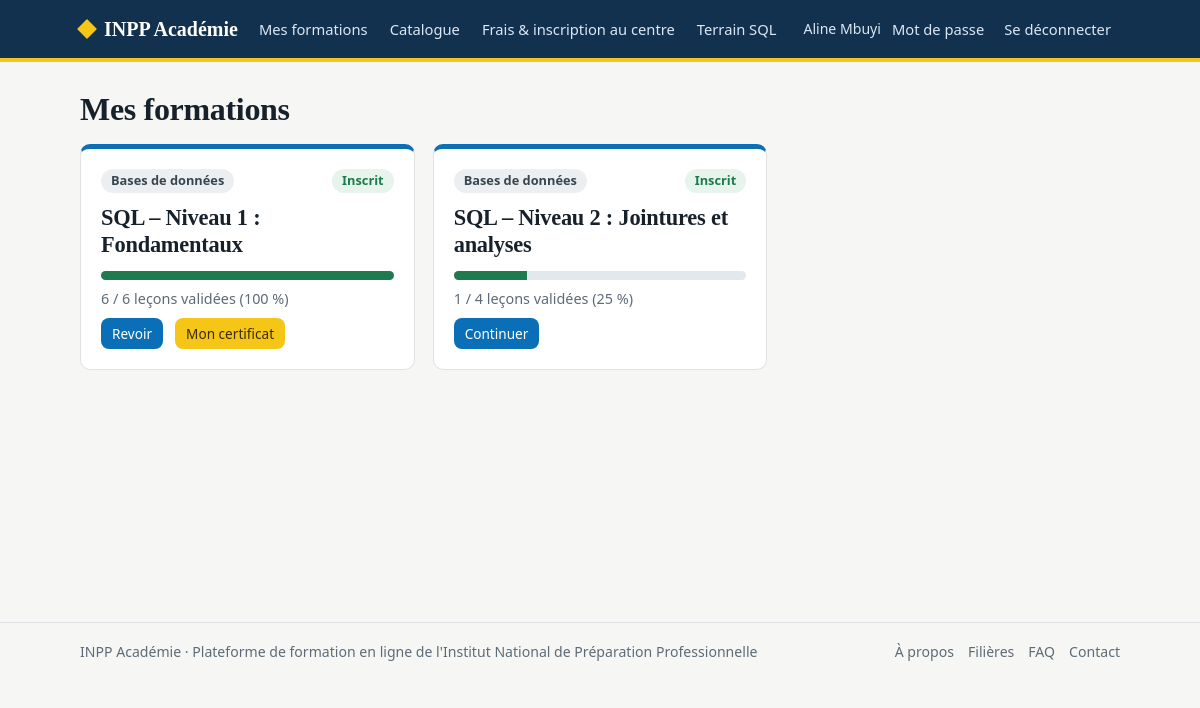
The page /mes-cours (signed in) on the database its author committed.
### tables this page shows
CREATE TABLE users (
    id INTEGER PRIMARY KEY AUTOINCREMENT,
    full_name TEXT NOT NULL,
    email TEXT NOT NULL UNIQUE,
    password_hash TEXT NOT NULL,
    role TEXT NOT NULL CHECK (role IN ('formateur', 'stagiaire', 'secretaire')),
    must_change_password INTEGER NOT NULL DEFAULT 0,
    created_by INTEGER REFERENCES users(id) ON DELETE SET NULL,
    created_at TEXT NOT NULL DEFAULT (datetime('now'))
);

CREATE TABLE courses (
    id INTEGER PRIMARY KEY AUTOINCREMENT,
    title TEXT NOT NULL,
    category TEXT NOT NULL DEFAULT 'Général',
    level TEXT NOT NULL DEFAULT 'Débutant',
    description TEXT NOT NULL DEFAULT '',
    fee_amount REAL NOT NULL DEFAULT 0,
    currency TEXT NOT NULL DEFAULT 'USD',
    pass_mark INTEGER NOT NULL DEFAULT 70,
    published INTEGER NOT NULL DEFAULT 1,
    trainer_id INTEGER NOT NULL REFERENCES users(id),
    created_at TEXT NOT NULL DEFAULT (datetime('now'))
);

CREATE TABLE enrollments (
    id INTEGER PRIMARY KEY AUTOINCREMENT,
    user_id INTEGER NOT NULL REFERENCES users(id) ON DELETE CASCADE,
    course_id INTEGER NOT NULL REFERENCES courses(id) ON DELETE CASCADE,
    status TEXT NOT NULL DEFAULT 'pending'
        CHECK (status IN ('pending', 'approved', 'rejected', 'revoked')),
    fee_status TEXT NOT NULL DEFAULT 'unpaid'
        CHECK (fee_status IN ('unpaid', 'paid', 'exempt')),
    requested_at TEXT NOT NULL DEFAULT (datetime('now')),
    decided_at TEXT,
    decided_by INTEGER REFERENCES users(id) ON DELETE SET NULL,
    UNIQUE (user_id, course_id)
);

### app.py (the view)
@app.route("/mes-cours")
@login_required
def my_courses():
    if g.user["role"] == "formateur":
        return redirect(url_for("trainer_dashboard"))
    if g.user["role"] == "secretaire":
        return redirect(url_for("sec_dashboard"))
    rows = get_db().execute(
        "SELECT e.*, c.title, c.category, c.level, c.fee_amount, c.currency FROM enrollments e "
        "JOIN courses c ON c.id=e.course_id WHERE e.user_id=? ORDER BY e.requested_at DESC",
        (g.user["id"],)).fetchall()
    items = []
    for e in rows:
        prog = progress_of(g.user["id"], e["course_id"]) if e["status"] == "approved" else None
        cert = get_db().execute("SELECT code FROM certificates WHERE user_id=? AND course_id=?",
                                (g.user["id"], e["course_id"])).fetchone()
        items.append({"e": e, "prog": prog, "cert": cert})
    return render_template("my_courses.html", items=items)

### app.py (called while the page is built)
def get_db():
    if "db" not in g:
        g.db = database.connect()
    return g.db

def csrf_field():
    if "_csrf" not in session:
        session["_csrf"] = secrets.token_hex(16)
    from markupsafe import Markup
    return Markup(f'<input type="hidden" name="_csrf" value="{session["_csrf"]}">')

@app.before_request
def csrf_protect():
    if request.method == "POST":
        sent = request.form.get("_csrf", "")
        if not sent or not secrets.compare_digest(sent, session.get("_csrf", "")):
            abort(400, "Formulaire expiré. Rechargez la page et recommencez.")

@app.before_request
def load_user():
    g.user = None
    uid = session.get("uid")
    if uid:
        g.user = get_db().execute("SELECT * FROM users WHERE id=?", (uid,)).fetchone()
        if g.user is None:
            session.clear()
    if (g.user and g.user["must_change_password"]
            and request.endpoint not in ("change_password", "logout", "static")):
        return redirect(url_for("change_password"))

@app.context_processor
def inject_nav():
    pending = 0
    if g.get("user") and g.user["role"] == "formateur":
        pending = get_db().execute(
            "SELECT COUNT(*) FROM enrollments e JOIN courses c ON c.id=e.course_id "
            "WHERE c.trainer_id=? AND e.status='pending'", (g.user["id"],)).fetchone()[0]
    return {"pending_total": pending}

def login_required(view):
    @wraps(view)
    def wrapped(*a, **kw):
        if not g.user:
            flash("Connectez-vous pour continuer.", "info")
            return redirect(url_for("login", next=request.path))
        return view(*a, **kw)
    return wrapped

def lessons_of(course_id):
    return get_db().execute("SELECT * FROM lessons WHERE course_id=? ORDER BY position, id",
                            (course_id,)).fetchall()

def progress_of(user_id, course_id):
    lessons = lessons_of(course_id)
    done = {r["lesson_id"] for r in get_db().execute(
        "SELECT p.lesson_id FROM progress p JOIN lessons l ON l.id=p.lesson_id "
        "WHERE p.user_id=? AND l.course_id=?", (user_id, course_id))}
    total = len(lessons)
    return {"lessons": lessons, "done": done, "total": total, "count": len(done),
            "pct": int(100 * len(done) / total) if total else 0,
            "next": next((l for l in lessons if l["id"] not in done), None)}

### db.py (called while the page is built)
def connect():
    conn = sqlite3.connect(DB_PATH)
    conn.row_factory = sqlite3.Row
    conn.execute("PRAGMA foreign_keys = ON")
    return conn

### templates/my_courses.html (shortened to what this page needs)
{% extends "base.html" %}{% block title %}Mes formations{% endblock %}
{% block content %}
<h1>Mes formations</h1>
<div class="grid">
{% for it in items %}{% set e = it.e %}
  <article class="card course-card">
    <div class="row between"><span class="tag">{{ e.category }}</span><span class="tag {{ STATUS[e.status][1] }}">{{ STATUS[e.status][0] }}</span></div>
    <h2 style="margin:4px 0">{{ e.title }}</h2>
    {% if it.prog %}
      <div class="bar" aria-label="Progression"><b style="width:{{ it.prog.pct }}%"></b></div>
      <div class="meta">{{ it.prog.count }} / {{ it.prog.total }} leçons validées ({{ it.prog.pct }} %)</div>
      <div class="row"><a class="btn small" href="{{ url_for('learn', course_id=e.course_id) }}">{{ 'Revoir' if it.prog.pct == 100 else 'Continuer' }}</a>
        {% if it.cert %}<a class="btn sun small" href="{{ url_for('certificate', code=it.cert.code) }}">Mon certificat</a>{% endif %}</div>
    {% elif e.status == 'pending' %}<p class="meta">En attente de validation par le formateur.</p>
    {% else %}<p class="meta">Vous pouvez refaire une demande depuis la page du cours.</p><a class="btn alt small" href="{{ url_for('course_public', course_id=e.course_id) }}">Voir le cours</a>{% endif %}
  </article>
{% endfor %}
</div>
{% endblock %}

### templates/base.html (shortened to what this page needs)
<!doctype html>
<html lang="fr">
<head>
<link rel="stylesheet" href="{{ url_for('static', filename='style.css') }}">
</head>
<body>
<header class="topbar noprint"><div class="wrap">
  <a class="brand" href="{{ url_for('index') }}"><i></i>INPP Académie</a>
  <nav>
    {% if g.user and g.user.role == 'formateur' %}
      <a href="{{ url_for('trainer_dashboard') }}">Tableau de bord{% if pending_total %}<span class="badge">{{ pending_total }}</span>{% endif %}</a>
      <a href="{{ url_for('sections_list') }}">Présences</a>
      <a href="{{ url_for('learners') }}">Stagiaires</a>
      <a href="{{ url_for('catalogue') }}">Catalogue</a>
    {% elif g.user and g.user.role == 'secretaire' %}
      <a href="{{ url_for('sec_dashboard') }}">Secrétariat</a>
      <a href="{{ url_for('sec_new') }}">Nouvelle inscription</a>
      <a href="{{ url_for('sec_registry') }}">Registre</a>
      <a href="{{ url_for('sec_jury') }}">Jury</a>
      <a href="{{ url_for('sec_tariffs') }}">Tarifs</a>
    {% elif g.user %}
      <a href="{{ url_for('my_courses') }}">Mes formations</a>
      <a href="{{ url_for('catalogue') }}">Catalogue</a>
    {% else %}
      <a href="{{ url_for('catalogue') }}">Catalogue</a>
      <a href="{{ url_for('filieres_public') }}">Filières</a>
      <a href="{{ url_for('apropos') }}">À propos</a>
    {% endif %}
    {% if not g.user or g.user.role != 'secretaire' %}<a href="{{ url_for('procedure') }}">Frais &amp; inscription au centre</a>{% endif %}
    {% if g.user and g.user.role != 'secretaire' %}<a href="{{ url_for('sql_lab') }}">Terrain SQL</a>{% endif %}
  </nav>
  <div class="who">
    {% if g.user %}
      <span>{{ g.user.full_name }}</span>
      <a class="linkbtn" href="{{ url_for('change_password') }}">Mot de passe</a>
      <form method="post" action="{{ url_for('logout') }}" style="margin:0">{{ csrf_field() }}<button class="linkbtn">Se déconnecter</button></form>
    {% else %}
      <a class="linkbtn" href="{{ url_for('login') }}">Se connecter</a>
      <a class="btn sun small" href="{{ url_for('register') }}">Créer un compte</a>
    {% endif %}
  </div>
</div></header>
<main><div class="wrap">
  {% block content %}{% endblock %}
</div></main>
<footer class="noprint"><div class="wrap">
  <div class="row between">
    <span>INPP Académie · Plateforme de formation en ligne de l'Institut National de Préparation Professionnelle</span>
    <nav class="row" style="gap:14px">
      <a href="{{ url_for('apropos') }}">À propos</a>
      <a href="{{ url_for('filieres_public') }}">Filières</a>
      <a href="{{ url_for('faq') }}">FAQ</a>
      <a href="{{ url_for('contact') }}">Contact</a>
    </nav>
  </div>
</div></footer>
</body>
</html>

### static/style.css (style rules this page uses)
:root { --ink:#17212b;--muted:#5d6b78;--navy:#12314f;--river:#0b6fb8;--sun:#f5c518;--paper:#f6f7f4;--card:#fff;--line:#dfe3e6;--ok:#1f7a4d;--okbg:#e6f4ec;--bad:#b3261e;--badbg:#fdeceb;--warn:#7a5a00;--warnbg:#fff4cc;--infobg:#e7f1fa }
* { box-sizing:border-box }
body { margin:0;font:16px/1.55 "Segoe UI",Roboto,Helvetica,Arial,sans-serif;color:var(--ink);background:var(--paper) }
h1,h2,h3 { font-family:Georgia,"Times New Roman",serif;line-height:1.2;margin:0 0 .5em;letter-spacing:-.01em }
h1 { font-size:2rem }
h2 { font-size:1.4rem }
a { color:var(--river) }
.wrap { max-width:1080px;margin:0 auto;padding:0 20px }
.topbar { background:var(--navy);color:#fff;border-bottom:4px solid var(--sun) }
.topbar .wrap { display:flex;align-items:center;gap:12px;min-height:58px;flex-wrap:wrap }
.brand { font:700 1.25rem Georgia,serif;color:#fff;text-decoration:none;display:flex;align-items:center;gap:10px }
.brand i { width:14px;height:14px;background:var(--sun);display:inline-block;transform:rotate(45deg) }
.topbar nav { display:flex;gap:4px;flex:1;flex-wrap:wrap }
.topbar nav a,.linkbtn { color:#dbe7f3;text-decoration:none;padding:8px 9px;border-radius:6px;font-size:.92rem;background:none;border:0;cursor:pointer;font-family:inherit }
.who { display:flex;align-items:center;gap:2px;font-size:.88rem;color:#dbe7f3 }
main { padding:28px 0 60px;min-height:70vh }
footer { border-top:1px solid var(--line);padding:18px 0;color:var(--muted);font-size:.88rem }
footer a { color:var(--muted);text-decoration:none }
footer .row { flex-wrap:wrap;gap:10px }
.card { background:var(--card);border:1px solid var(--line);border-radius:10px;padding:20px }
.grid { display:grid;grid-template-columns:repeat(auto-fill,minmax(300px,1fr));gap:18px }
.course-card { display:flex;flex-direction:column;gap:8px;border-top:5px solid var(--river) }
.meta { color:var(--muted);font-size:.9rem }
.row { display:flex;gap:12px;align-items:center;flex-wrap:wrap }
.between { justify-content:space-between }
.btn { display:inline-block;background:var(--river);color:#fff;border:0;border-radius:8px;padding:10px 18px;font:600 .95rem inherit;font-family:inherit;text-decoration:none;cursor:pointer }
.btn.sun { background:var(--sun);color:#3a2d00 }
.btn.small { padding:5px 11px;font-size:.85rem }
.tag { display:inline-block;padding:2px 10px;border-radius:999px;font-size:.8rem;font-weight:600;background:#eceff1;color:#39464f }
.tag.ok { background:var(--okbg);color:var(--ok) }
.bar { height:9px;border-radius:9px;background:#e3e8ec;overflow:hidden }
.bar b { display:block;height:100%;background:var(--ok) }
@media (prefers-reduced-motion:no-preference) { .bar b { transition:width .6s } }

### rows shown on the page
users: user.full_name "Aline Mbuyi"
courses: category "Bases de données", title "SQL – Niveau 1 : Fondamentaux"
enrollments: status "Inscrit"
courses: category "Bases de données", title "SQL – Niveau 2 : Jointures et analyses"
enrollments: status "Inscrit"

### other values the page prints
{{ it.prog.count }} "6" "1"
{{ it.prog.total }} "6" "4"
{{ it.prog.pct }} "100" "25"
{{ 'Revoir' if it.prog.pct == 100 else 'Continuer' }} "Revoir" "Continuer"
